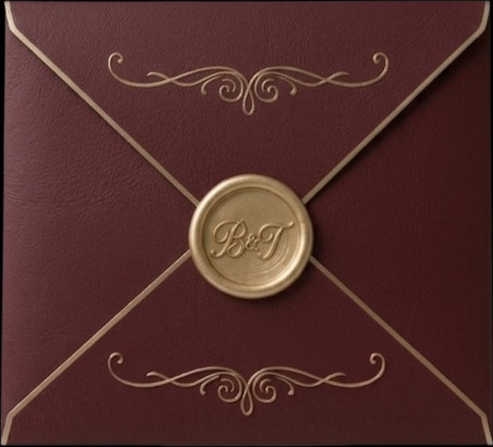
#> input picture src/carta_fechada.png, 493 x 447 px
$ python processar_envelope.py
#> lines starting #> are read from the running program, lines starting #| are printed output that depends on the picture
"""Remove fundo preto e artefatos em carta_fechada.png (RGBA + crop)."""
from __future__ import annotations

from collections import deque
from pathlib import Path

from PIL import Image

ROOT = Path(__file__).resolve().parents[1]
SRC = ROOT / "src" / "carta_fechada.png"


def is_void(r: int, g: int, b: int, a: int) -> bool:
    if a < 14:
        return True
    m = max(r, g, b)
    s = r + g + b
    return m < 44 and s < 118


def parece_cinza_ou_preto(r: int, g: int, b: int) -> bool:
    """True se for fiapo preto/cinza — não bordô (vermelho dominante)."""
    m = max(r, g, b)
    n = min(r, g, b)
    if m > 62:
        return False
    if m - n > 38:
        return False
    return True


def flood_void_to_transparent(img: Image.Image) -> None:
    w, h = img.size
#> w = 493; h = 447
    px = img.load()
    visited = [[False] * w for _ in range(h)]
    q: deque[tuple[int, int]] = deque()

    def seed(x: int, y: int) -> None:
        if 0 <= x < w and 0 <= y < h and not visited[y][x]:
            r, g, b, a = px[x, y]
            if is_void(r, g, b, a):
                visited[y][x] = True
                q.append((x, y))

    for x in range(w):
        seed(x, 0)
        seed(x, h - 1)
#> this loop made 493 passes
    for y in range(h):
        seed(0, y)
        seed(w - 1, y)

    while q:
        x, y = q.popleft()
        r, g, b, _a = px[x, y]
        px[x, y] = (r, g, b, 0)
        for nx in (x - 1, x, x + 1):
            for ny in (y - 1, y, y + 1):
                if nx == x and ny == y:
                    continue
                if 0 <= nx < w and 0 <= ny < h and not visited[ny][nx]:
                    r2, g2, b2, a2 = px[nx, ny]
                    if is_void(r2, g2, b2, a2):
                        visited[ny][nx] = True
                        q.append((nx, ny))


def limpar_bordas_escuras(img: Image.Image, passes: int = 4) -> None:
    """Só remove cinza/preto junto a transparência — preserva sombras bordô."""
    w, h = img.size
    px = img.load()

    for _ in range(passes):
        alvo: list[tuple[int, int]] = []
        for y in range(1, h - 1):
            for x in range(1, w - 1):
                r, g, b, a = px[x, y]
                if a < 25:
                    continue
                if not parece_cinza_ou_preto(r, g, b):
                    continue
                m = max(r, g, b)
                if m > 58:
                    continue
                viz_transp = 0
                for dx, dy in (
                    (-1, 0),
                    (1, 0),
                    (0, -1),
                    (0, 1),
                    (-1, -1),
                    (1, -1),
                    (-1, 1),
                    (1, 1),
                ):
                    r2, g2, b2, a2 = px[x + dx, y + dy]
                    if a2 < 28 or max(r2, g2, b2) < 30:
                        viz_transp += 1
                if viz_transp >= 2:
                    alvo.append((x, y))
        for x, y in alvo:
            px[x, y] = (0, 0, 0, 0)


def suavizar_manchas_claras(img: Image.Image) -> None:
    """Apaga pixels quase brancos isolados (JPEG / artefatos) no meio do bordô."""
    w, h = img.size
    px = img.load()
    for y in range(2, h - 2):
        for x in range(2, w - 2):
            r, g, b, a = px[x, y]
            if a < 160:
                continue
            if r + g + b < 580 or min(r, g, b) < 185:
                continue
            acc_r = acc_g = acc_b = 0
            cnt = 0
            for dx, dy in ((-1, 0), (1, 0), (0, -1), (0, 1)):
                r2, g2, b2, a2 = px[x + dx, y + dy]
                if a2 > 80 and r2 + g2 + b2 < 380:
                    acc_r += r2
                    acc_g += g2
                    acc_b += b2
                    cnt += 1
            if cnt >= 3:
                px[x, y] = (
                    max(0, min(255, acc_r // cnt)),
                    max(0, min(255, acc_g // cnt)),
                    max(0, min(255, acc_b // cnt)),
                    a,
                )


def main() -> None:
    img = Image.open(SRC).convert("RGBA")
    flood_void_to_transparent(img)
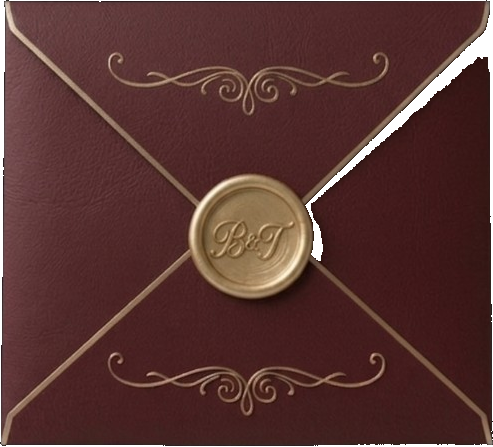
#> img: PIL image 493x447 RGBA; mean R, G, B, A 81.5, 45.4, 42.6, 247.4; transparent parts drawn white
    limpar_bordas_escuras(img, passes=4)
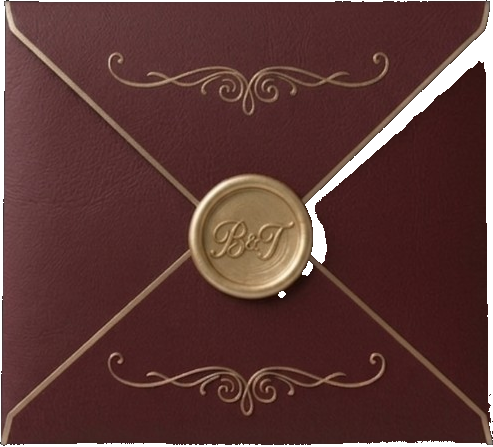
#> img: PIL image 493x447 RGBA; mean R, G, B, A 80.6, 44.9, 42.1, 242.9; transparent parts drawn white
    suavizar_manchas_claras(img)

    bbox = img.getbbox()
    if bbox:
        img = img.crop(bbox)
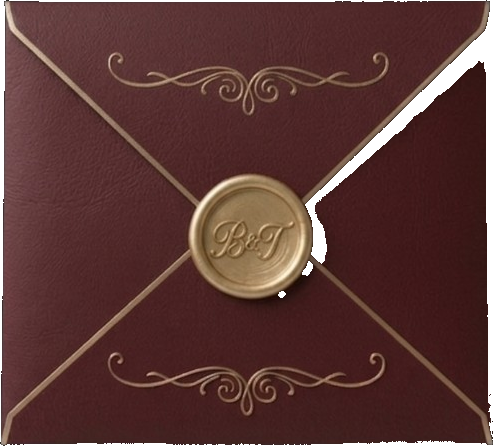
#> img: PIL image 493x446 RGBA; mean R, G, B, A 80.8, 45, 42.2, 243.5; transparent parts drawn white

    img.save(SRC, optimize=True)
    print(f"Gravado {SRC} ({img.size[0]}x{img.size[1]})")
#| Gravado src/carta_fechada.png (493x446)


if __name__ == "__main__":
    main()
